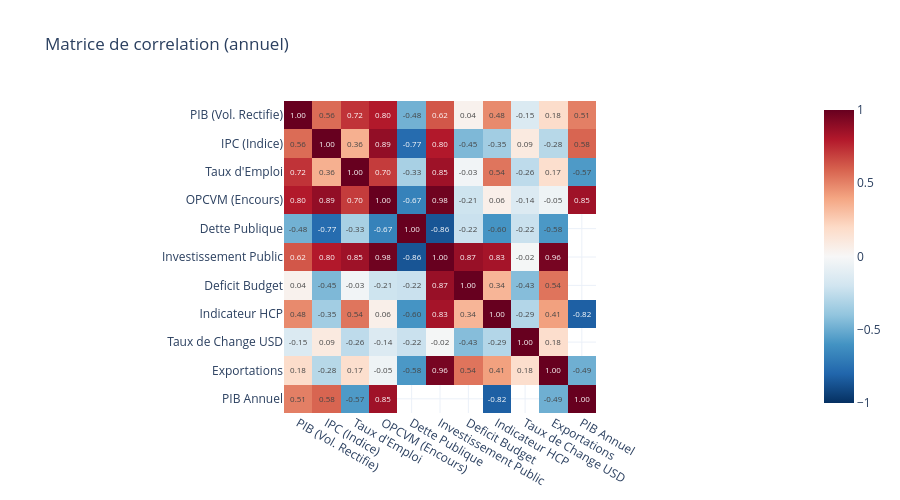

Notebook cell for this chart:
### Markdown cell above
---
## 4. Correlations

### Code cell
# Correlation matrix
pivot_data = {}
for code in INDICATORS:
    sub = df[df['code_indicateur'] == code].dropna(subset=['date', 'valeur']).set_index('date')['valeur']
    if len(sub) >= 10:
        pivot_data[INDICATORS[code]] = sub.resample('YE').mean()

if len(pivot_data) >= 2:
    corr_df = pd.DataFrame(pivot_data).corr()
    fig = px.imshow(corr_df, text_auto='.2f', color_continuous_scale='RdBu_r',
                     zmin=-1, zmax=1, title='Matrice de correlation (annuel)')
    fig.update_layout(height=500, template='plotly_white')
    fig.show()
    
    # Top correlations
    mask = np.triu(np.ones_like(corr_df, dtype=bool))
    corr_pairs = corr_df.where(~mask).stack().reset_index()
    corr_pairs.columns = ['Var1', 'Var2', 'Correlation']
    corr_pairs = corr_pairs.sort_values('Correlation', key=abs, ascending=False).head(10)
    print('Top 10 correlations:')
    print(corr_pairs.to_string(index=False))
else:
    print('Pas assez de donnees pour la correlation')

### Figure 1 — Plotly figure (JSON) as saved in the notebook; plotly's stock layout.template omitted (floating-point values rounded to 4 significant figures)
{"data": [{"coloraxis": "coloraxis", "hovertemplate": "x: %{x}<br>y: %{y}<br>color: %{z}<extra></extra>", "name": "0", "texttemplate": "%{z:.2f}", "type": "heatmap", "x": ["PIB (Vol. Rectifie)", "IPC (Indice)", "Taux d'Emploi", "OPCVM (Encours)", "Dette Publique", "Investissement Public", "Deficit Budget", "Indicateur HCP", "Taux de Change USD", "Exportations", "PIB Annuel"], "xaxis": "x", "y": ["PIB (Vol. Rectifie)", "IPC (Indice)", "Taux d'Emploi", "OPCVM (Encours)", "Dette Publique", "Investissement Public", "Deficit Budget", "Indicateur HCP", "Taux de Change USD", "Exportations", "PIB Annuel"], "yaxis": "y", "z": [[1.0, 0.5642, 0.724, 0.7979, -0.4815, 0.6247, 0.04187, 0.4777, -0.1461, 0.183, 0.5102], [0.5642, 1.0, 0.3591, 0.8851, -0.7717, 0.8003, -0.4517, -0.3492, 0.09421, -0.284, 0.585], [0.724, 0.3591, 1.0, 0.7005, -0.3292, 0.853, -0.02991, 0.5388, -0.2611, 0.1727, -0.5733], [0.7979, 0.8851, 0.7005, 1.0, -0.6747, 0.9775, -0.2086, 0.05751, -0.1409, -0.04811, 0.8507], [-0.4815, -0.7717, -0.3292, -0.6747, 1.0, -0.8619, -0.2232, -0.596, -0.2233, -0.5792, NaN], [0.6247, 0.8003, 0.853, 0.9775, -0.8619, 1.0, 0.87, 0.8338, -0.01521, 0.9565, NaN], [0.04187, -0.4517, -0.02991, -0.2086, -0.2232, 0.87, 1.0, 0.3397, -0.4306, 0.5428, NaN], [0.4777, -0.3492, 0.5388, 0.05751, -0.596, 0.8338, 0.3397, 1.0, -0.2941, 0.4114, -0.8221], [-0.1461, 0.09421, -0.2611, -0.1409, -0.2233, -0.01521, -0.4306, -0.2941, 1.0, 0.1759, NaN], [0.183, -0.284, 0.1727, -0.04811, -0.5792, 0.9565, 0.5428, 0.4114, 0.1759, 1.0, -0.4895], [0.5102, 0.585, -0.5733, 0.8507, NaN, NaN, NaN, -0.8221, NaN, -0.4895, 1.0]]}], "layout": {"coloraxis": {"autocolorscale": false, "cmax": 1, "cmin": -1, "colorscale": [[0.0, "rgb(5,48,97)"], [0.1, "rgb(33,102,172)"], [0.2, "rgb(67,147,195)"], [0.3, "rgb(146,197,222)"], [0.4, "rgb(209,229,240)"], [0.5, "rgb(247,247,247)"], [0.6, "rgb(253,219,199)"], [0.7, "rgb(244,165,130)"], [0.8, "rgb(214,96,77)"], [0.9, "rgb(178,24,43)"], [1.0, "rgb(103,0,31)"]]}, "height": 500, "title": {"text": "Matrice de correlation (annuel)"}, "xaxis": {"anchor": "y", "constrain": "domain", "domain": [0.0, 1.0], "scaleanchor": "y"}, "yaxis": {"anchor": "x", "autorange": "reversed", "constrain": "domain", "domain": [0.0, 1.0]}}}
